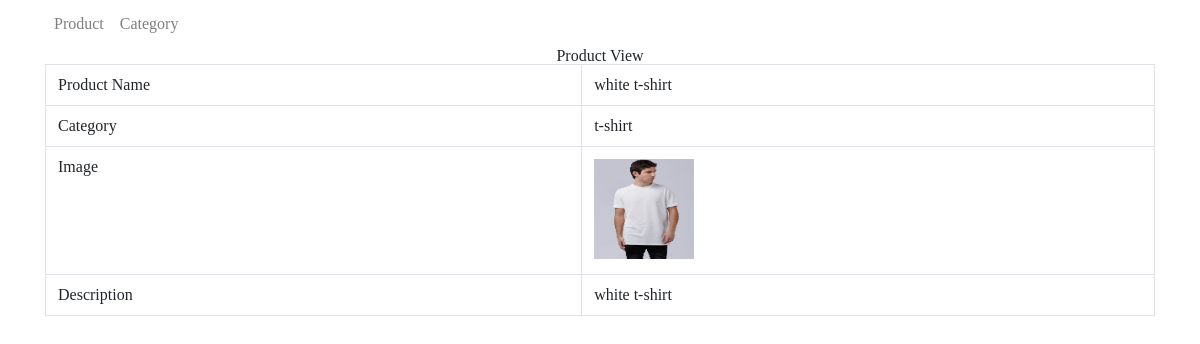
The page /productview.php?proid=4 on the database its author committed.
### tables this page shows
CREATE TABLE `tbl_product` (
  `productid` int(11) NOT NULL,
  `productname` varchar(255) NOT NULL,
  `product_code` int(11) NOT NULL,
  `image` varchar(255) NOT NULL,
  `product_desc` varchar(255) DEFAULT NULL
);

CREATE TABLE `tbl_cat` (
  `catId` int(11) NOT NULL,
  `catName` varchar(255) NOT NULL
);

### lib/database.php (called while the page is built, shortened)
<?php
Class Database extends PDO{
   public $host   = DB_HOST;
   public $user   = DB_USER;
   public $pass   = DB_PASS;
   public $dbname = DB_NAME;
   public $link;
private function connectDB(){
   $this->link = new mysqli($this->host, $this->user, $this->pass,
    $this->dbname);
 }
public function select($query){
  $result = $this->link->query($query) or die($this->link->error.__LINE__);
  if($result->num_rows > 0){
    return $result;
  } else {
    return false;
  }
 }
}
?>

### models/product.php (called while the page is built, shortened)
<?php
    include_once('./lib/database.php');
?>
<?php
	class product
	{
		private $db;
		public function __construct()
		{
			$this->db = new Database();
		}
        public function getproductbyid($id)
		{
			$id = mysqli_real_escape_string($this->db->link ,$id);
			$query = "SELECT * FROM tbl_product where productid = '$id' ";
			$result = $this->db->select($query);
			return $result;
		}
    }
?>

### models/category.php (called while the page is built, shortened)
<?php
    include_once('./lib/database.php');
?>
<?php
	class category
	{
		private $db;
		public function __construct()
		{
			$this->db = new Database();
		}
		public function getCatNameById($id)
		{
			$query = "SELECT catName FROM tbl_cat WHERE catId = $id";
			$result = $this->db->select($query);
			if ($result->num_rows > 0) {
				$row = $result->fetch_assoc();
				return $row['catName'];
			} else {
				return null;
			}
		}
    }
?>

### productview.php (the view, shortened to what this page needs)
<?php
    include './models/product.php';
    include './models/category.php';
 ?>
<!DOCTYPE html>
<html lang="en">
<head>
  <link rel="stylesheet" href="https://stackpath.bootstrapcdn.com/bootstrap/4.1.3/css/bootstrap.min.css">
  <link rel="stylesheet" href="https://stackpath.bootstrapcdn.com/font-awesome/4.7.0/css/font-awesome.min.css">
  <link rel="stylesheet" href="style.css">
</head>
<body>
  <nav class=" container navbar navbar-expand-lg navbar-light  ">
    <div class="collapse navbar-collapse" id="navbarNav">
      <ul class="navbar-nav">
        <li class="nav-item ">
          <a class="nav-link" href="index.php" >Product </a>
        </li>
        <li class="nav-item">
          <a class="nav-link" href="category.php">Category</a>
        </li>
      </ul>
    </div>
  </nav>
  <form class="form-inline d-flex justify-content-center">
    <h2>Product View</h2>
  </form>
   <?php
        $pd = new product();
        if(!isset($_GET['proid']) || $_GET['proid'] == NULL){
            echo "<script> window.location = 'index.php' </script>";
        }else {
            $id = $_GET['proid'];
            $get_product_by_id = $pd->getproductbyid($id);
        }
        if($get_product_by_id)
         {
            while ($result_product = $get_product_by_id->fetch_assoc()) {
          ?>
    <div class="container">
    <table class="table table-bordered">
            <tbody>
                <tr>
                  <th scope="row">Product Name</th>
                  <td><?php echo $result_product['productname'] ?></td>
                </tr>
                <tr>
                  <th scope="row">Category</th>
                  <td>
                  <?php
                    $cat = new category();
                    $catId = $result_product['product_code'];
                    $catName = $cat->getCatNameById($catId);
                    echo $catName;
                  ?>
                  </td>
                </tr>
                <tr>
                  <th scope="row">Image</th>
                  <td><img src="uploads/<?php echo $result_product['image'] ?>" width="100" height="100"></td>
                </tr>
                <tr>
                  <th scope="row">Description</th>
                  <td><?php echo $result_product['product_desc'] ?></td>
                </tr>
            </tbody>
            </table>
            <?php
            }
            }
             ?>
          </div>
</body>
</html>

### css/style.css (style rules this page uses)
html, body, div, span, applet, object, iframe, h1, h2, h3, h4, h5, h6, p, blockquote, pre, a, abbr, acronym, address, big, cite, code, del, dfn, em, img, ins, kbd, q, s, samp, small, strike, strong, sub, sup, tt, var, b, u, i, center, dl, dt, dd, ol, ul, li, fieldset, form, label, legend, table, caption, tbody, tfoot, thead, tr, th, td { margin: 0; padding: 0; border: 0; font-size: 100%; font: inherit; vertical-align: baseline; }
article, aside, details, figcaption, figure, footer, header, hgroup, menu, nav, section { display: block; }
body { line-height: 1; }
ol, ul { list-style: none; }
table { border-collapse: collapse; border-spacing: 0; }

### rows shown on the page
tbl_product: productname "white t-shirt", product_code.catName "t-shirt", image (picture), product_desc "white t-shirt"
